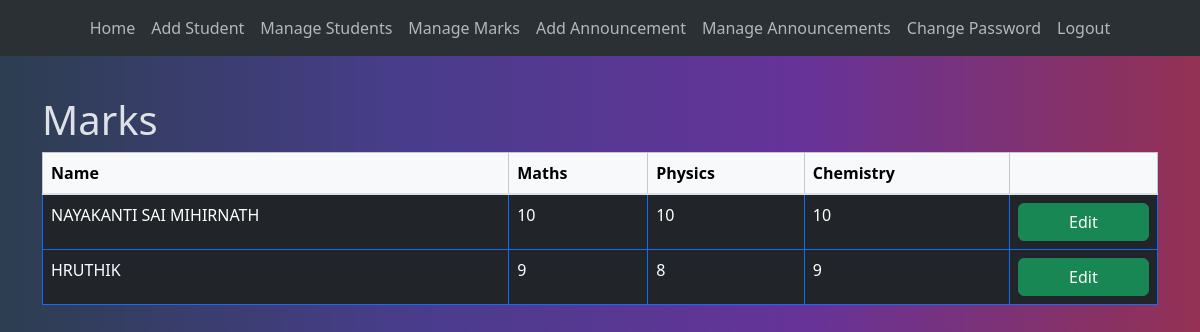
Before: /mainApp/adminHome/manageMarks (signed in) with the older database file.
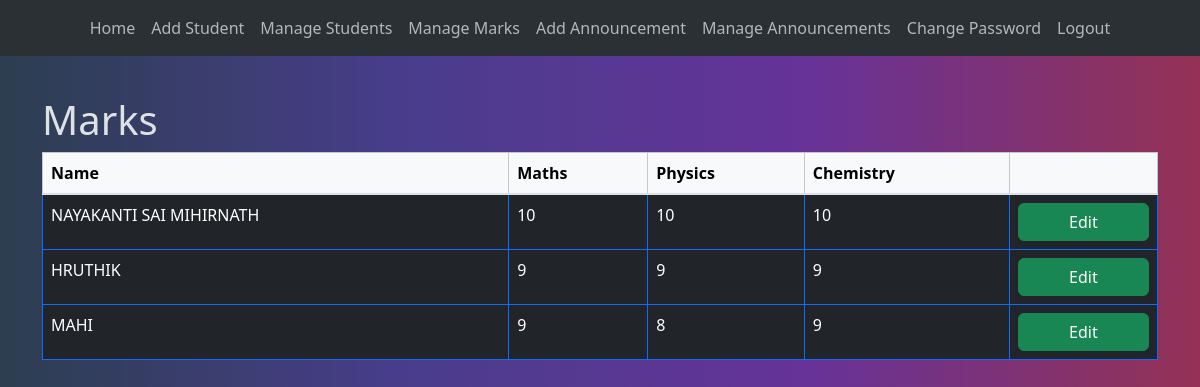
After: the same page with the newer database file.
### mainApp/models.py (models this page shows, shortened)
class Marks(models.Model):
    id=models.AutoField(primary_key=True)
    student = models.ForeignKey(Student, on_delete=models.CASCADE)
    marks1 = models.IntegerField()
    marks2 = models.IntegerField()
    marks3 = models.IntegerField()

class Student(models.Model):
    id=models.AutoField(primary_key=True)
    name = models.CharField(max_length=100)
    email = models.EmailField()
    password = models.CharField(max_length=100)
    phone = models.CharField(max_length=100)
    address = models.TextField()

### mainApp/views.py (the view)
# urls.py: path('adminHome/manageMarks',views.manageMarks,name='manageMarks'),
def manageMarks(request):
    if request.session.has_key('adminEmail'):
        marks = Marks.objects.all()
        return render(request, 'mainApp/manageMarks.html',{'marks':marks})
    else:
        return redirect('login')

### templates/mainApp/manageMarks.html
{% extends "mainApp/base.html" %} {% block content %}
<h1>Marks</h1>
<div class="table-responsive">
    <table class="table table-bordered border-primary">
        <thead class="table-light">
            <tr>
                <th>Name</th>
                <th>Maths</th>
                <th>Physics</th>
                <th>Chemistry</th>
                <th></th>
            </tr>
        </thead>
        <tbody class="table-group-divider">
            {% for m in marks %}
            <tr>
                <td>{{m.student.name}}</td>
                <td>{{m.marks1}}</td>
                <td>{{m.marks2}}</td>
                <td>{{m.marks3}}</td>
                <td>
                    <center>
                        <a
                            class="btn btn-success w-100 h-100"
                            href="manageMarks/update/{{m.id}}"
                        >
                            Edit
                        </a>
                    </center>
                </td>
            </tr>
            {% endfor %}
        </tbody>
    </table>
</div>
{% endblock %}

### templates/mainApp/base.html (shortened to what this page needs)
<!DOCTYPE html>
<html lang="en" data-bs-theme="dark">
    <head>
        <link
            href="https://cdn.jsdelivr.net/npm/bootstrap@5.3.3/dist/css/bootstrap.min.css"
            rel="stylesheet"
        />
    </head>
    <body
        class="container d-flex flex-column justify-content-center gradient-0"
    >
        <nav class="navbar navbar-expand-lg bg-body-tertiary fixed-top">
            <div class="container-fluid">
                <div class="collapse navbar-collapse" id="navbarNavAltMarkup">
                    <div class="navbar-nav justify-content-center">
                        <a
                            class="btn btn-primary nav-link"
                            aria-current="page"
                            href="../adminHome"
                            >Home</a
                        >
                        <a class="btn btn-primary nav-link" href="addStudent"
                            >Add Student</a
                        >
                        <a
                            class="btn btn-primary nav-link"
                            href="manageStudents"
                            >Manage Students</a
                        >
                        <a class="btn btn-primary nav-link" href="manageMarks"
                            >Manage Marks</a
                        >
                        <a
                            class="btn btn-primary nav-link"
                            href="addAnnouncement"
                            >Add Announcement</a
                        >
                        <a
                            class="btn btn-primary nav-link"
                            href="manageAnnouncements"
                            >Manage Announcements</a
                        >
                        <a
                            class="btn btn-primary nav-link"
                            href="../changepassword"
                            >Change Password</a
                        >
                        <a class="btn btn-primary nav-link" href="../logout"
                            >Logout</a
                        >
                    </div>
                </div>
            </div>
        </nav>
        {% block content %}{% endblock %}
    </body>
</html>

### templates/mainApp/base.html (style rules this page uses)
.gradient-0 { background: #2c3e50; background: -webkit-linear-gradient( to right, rgba(44, 62, 80, 1), rgba(72, 61, 139, 1), rgba(102, 51, 153, 1), rgba(148, 49, 84, 1) ); background: linear-gradient( to right, rgba(44, 62, 80, 1), rgba(72, 61, 139, 1), rgba(102, 51, 153, 1), rgba(148, 49, 84, 1) ); }

Changed rows visible on the page:
changed Marks "HRUTHIK": marks2 "8" → "9"
added Marks: student.name "MAHI", marks1 "9", marks2 "8", marks3 "9"
